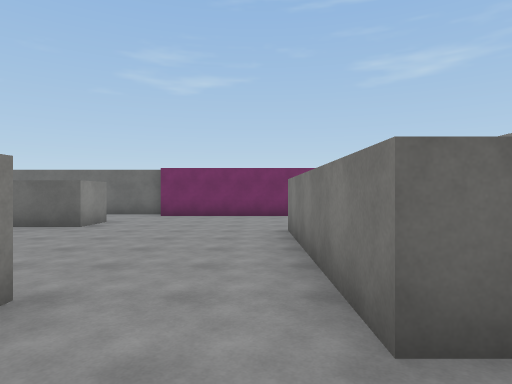
view 1 (above)

21 first-person views from a walk through a 3-D level made in the Unity game engine. The camera is 1.5 m above the floor, looks level and sees 75° across. The floor is counted in squares, 2 m on a side. Each view is taken from the middle of a square. On the plan, view 1 faces up. The plan holds only what a view shows up to about 11 squares ahead; the rest is blank. The place goes on beyond the plan. The player is left out. Surface patterns are stand-ins for the level's own textures.

view 2
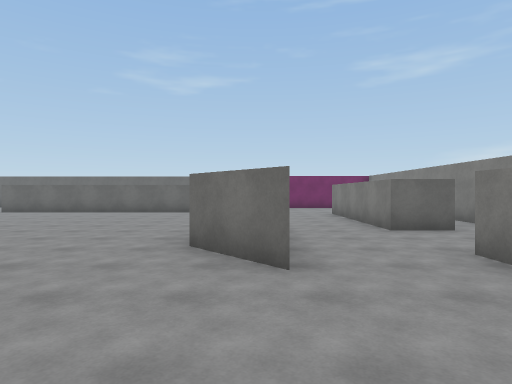

view 3
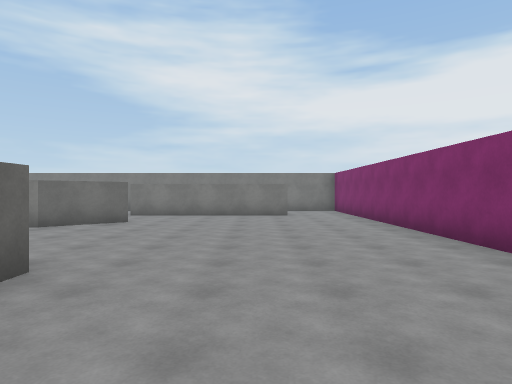

view 4
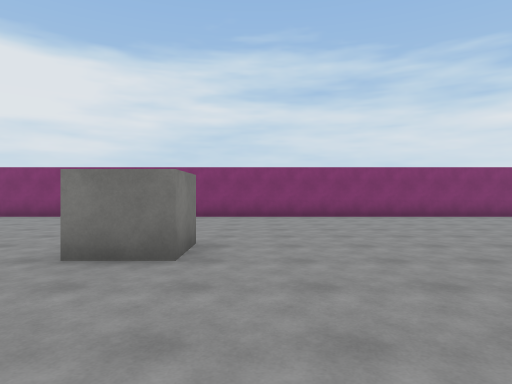

view 5
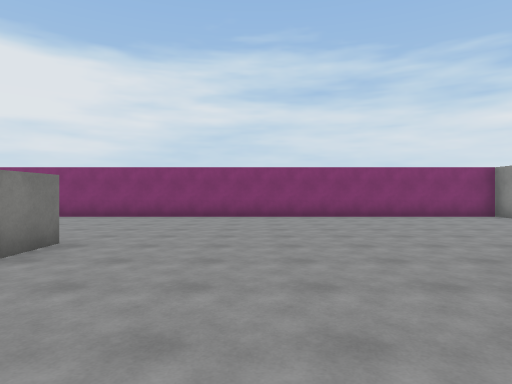

view 6
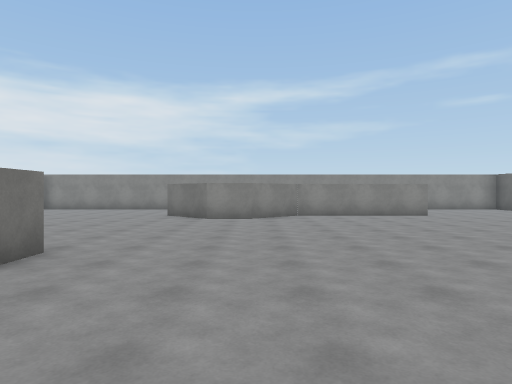

view 7
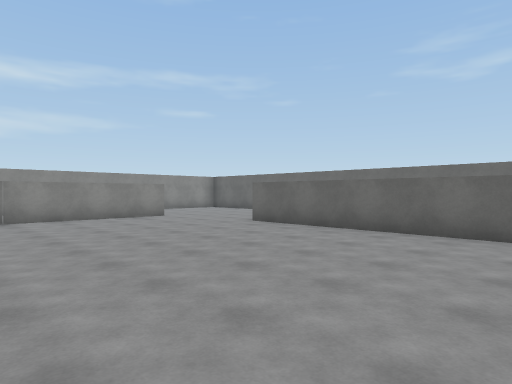

view 8
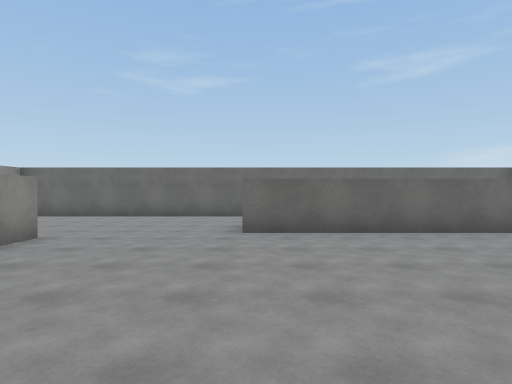

view 9
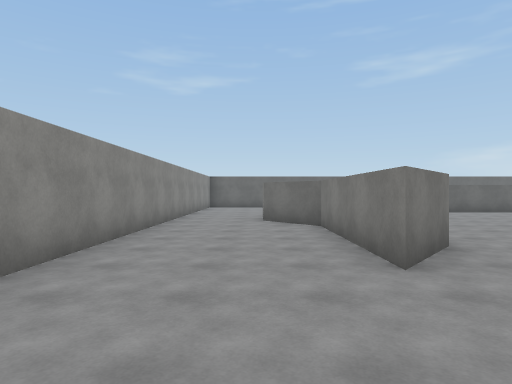

view 10
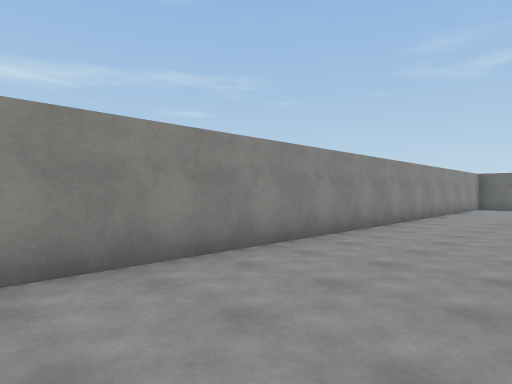

view 11
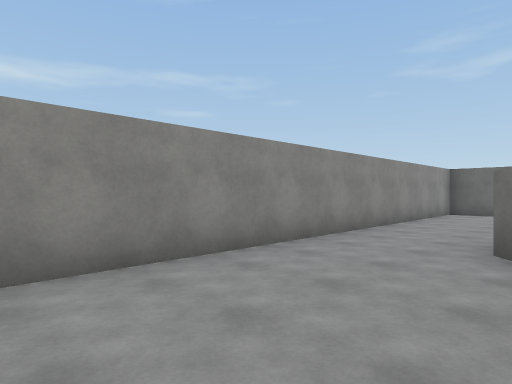

view 12
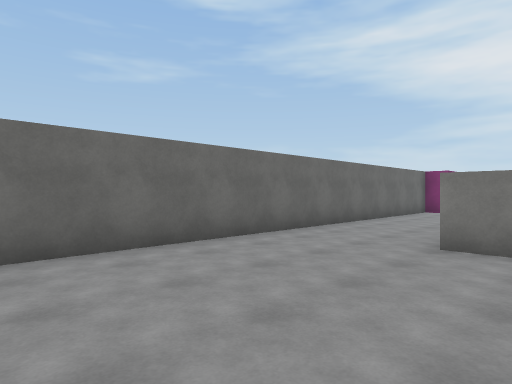

view 13
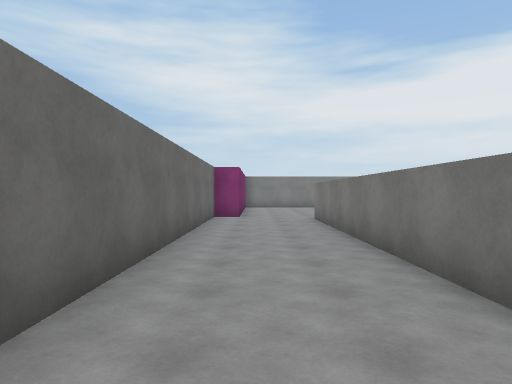

view 14
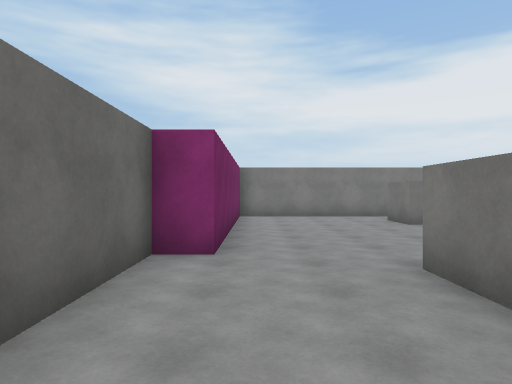

view 15
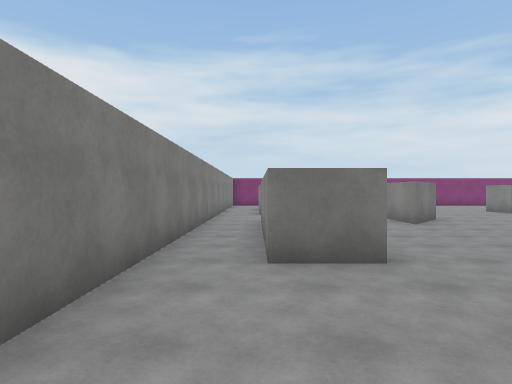

view 16
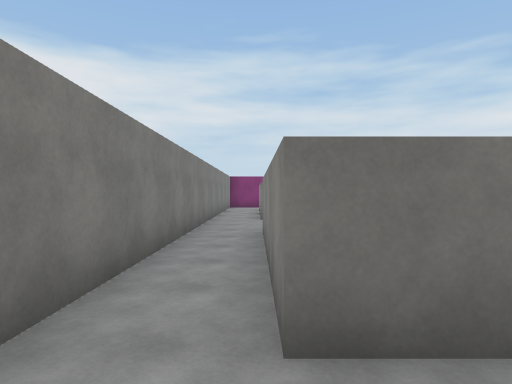

view 17
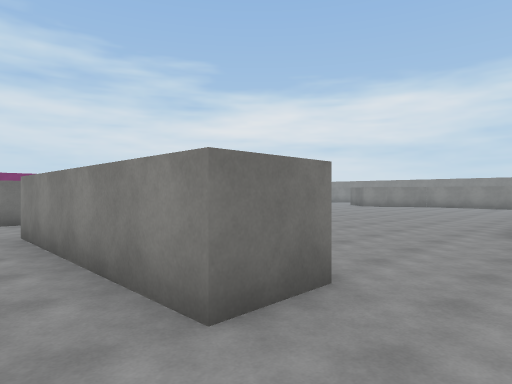

view 18
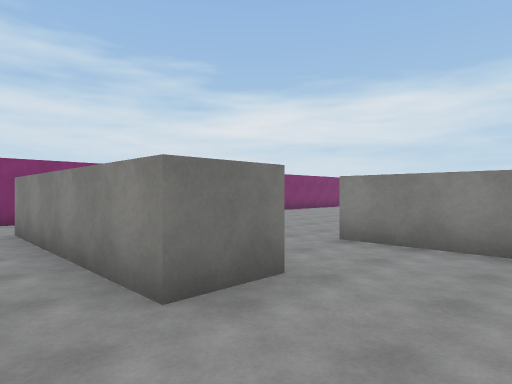

view 19
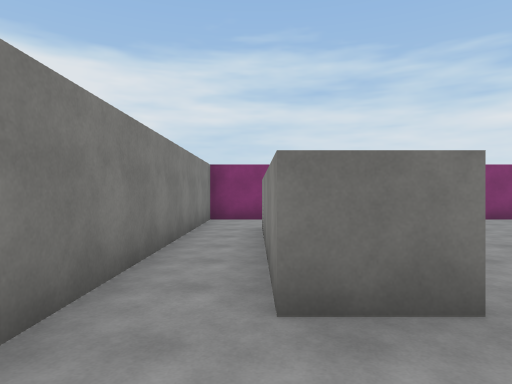

view 20
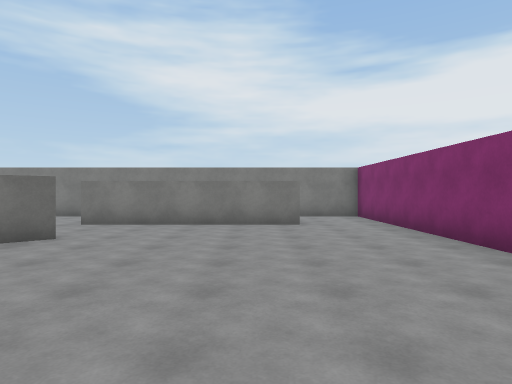

view 21
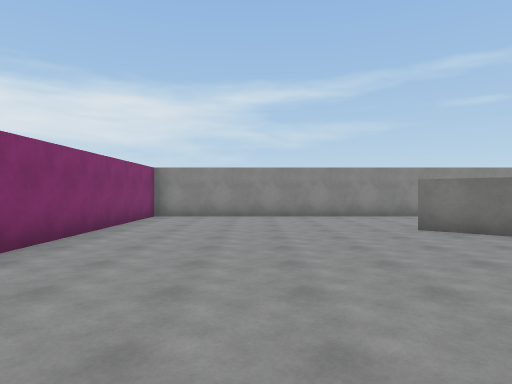

### Floor plan
Points are (right, up) in squares from view 1. A wall is a line through its corners. A room is listed if a view was taken in it or the views show most of it. See-through windows are left out.
Room 1 (view 1)
walls: (-1.7, 2.3) (-1.7, -0.6)
ways out: opening at (-0.5, -1) to room 2; opening at (-0.5, 2) to room 2; opening at (1.5, 0.5) to room 2
Room 2 (views 2, 3, 4, 5, 6, 7, 8, 9, 10, 11, 12, 13, 14, 15, 16, 17, 18, 19, 20, 21)
walls: (-2.9, 0.9) (-1.7, 2.3); (-1.7, -0.6) (-1.7, -1.8) (-3, -0.3); (-11.2, 7.6) (-11.2, 8.4) (-3.7, 8.4) (-3.7, 7.1) (-11.2, 7.1); (-14.6, 6.5) (-14.6, 2.3) (-13.3, 0.9) (-13.3, -0.4) (-14.6, -1.8) (-14.6, 2.3) (-15.8, 3.8); (0.6, 1.5) (0.6, 6.5) (1.9, 6.5) (1.9, 1.5) (0.6, 1.5); (-3, 10.5) (-3, 11.2) (-18.2, 11.2) (-18.2, -8.1) (3.2, -8.1) (3.2, 10.5) (-3, 10.5); (0.6, -6.1) (0.6, -1) (1.9, -1) (1.9, -6)
ways out: opening at (-0.5, -1) to room 1; opening at (-0.5, 2) to room 1; opening at (1.5, 0.5) to room 1
objects: other object (-8, -3) to (-7, -2)

Positions as (right, up) in squares from view 1, and headings:
1: (0, 0), facing up
2: (-2, -5), facing up
3: (-10, -5), facing right
4: (-9, 2), facing down
5: (-11, 2), facing down
6: (-4, 1), facing left
7: (-5, 1), facing up-left
8: (-11, 1), facing up
9: (-16, -5), facing up
10: (-15, -5), facing up-left
11: (-15, -1), facing up-left
12: (-16, 7), facing up-right
13: (-13, 10), facing right
14: (-7, 10), facing right
15: (2, 10), facing down
16: (2, 8), facing down
17: (3, 8), facing down-left
18: (3, 1), facing down-left
19: (2, 1), facing down
20: (-7, -5), facing right
21: (-8, -5), facing left
